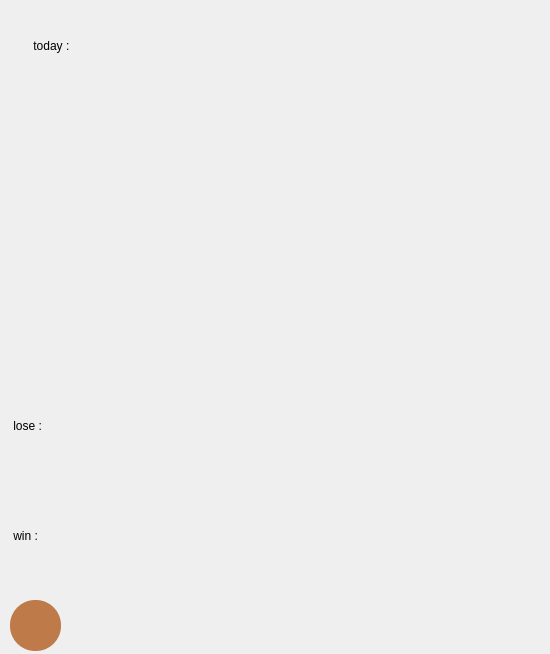
<?xml version="1.0" encoding="UTF-8"?>
<ui version="4.0">
 <class>History</class>
 <widget class="QMainWindow" name="History">
  <property name="geometry">
   <rect>
    <x>0</x>
    <y>0</y>
    <width>550</width>
    <height>654</height>
   </rect>
  </property>
  <property name="windowTitle">
   <string>MainWindow</string>
  </property>
  <widget class="QWidget" name="centralwidget">
   <widget class="QLabel" name="background">
    <property name="geometry">
     <rect>
      <x>0</x>
      <y>0</y>
      <width>550</width>
      <height>654</height>
     </rect>
    </property>
    <property name="styleSheet">
     <string notr="true">border-image: url(:/Prefix/resource/background3.jpeg);</string>
    </property>
    <property name="text">
     <string/>
    </property>
   </widget>
   <widget class="QLabel" name="label_2">
    <property name="geometry">
     <rect>
      <x>10</x>
      <y>510</y>
      <width>131</width>
      <height>51</height>
     </rect>
    </property>
    <property name="styleSheet">
     <string notr="true">font: 21pt &quot;Snap ITC&quot;;
color: rgb(0, 0, 0);</string>
    </property>
    <property name="text">
     <string> win : </string>
    </property>
   </widget>
   <widget class="QLabel" name="label_3">
    <property name="geometry">
     <rect>
      <x>10</x>
      <y>390</y>
      <width>141</width>
      <height>71</height>
     </rect>
    </property>
    <property name="styleSheet">
     <string notr="true">font: 21pt &quot;Snap ITC&quot;;
color: rgb(0, 0, 0);</string>
    </property>
    <property name="text">
     <string> lose : </string>
    </property>
   </widget>
   <widget class="QLabel" name="lose">
    <property name="geometry">
     <rect>
      <x>150</x>
      <y>400</y>
      <width>231</width>
      <height>51</height>
     </rect>
    </property>
    <property name="styleSheet">
     <string notr="true">font: 21pt &quot;Snap ITC&quot;;
color: rgb(0, 0, 0);</string>
    </property>
    <property name="text">
     <string/>
    </property>
   </widget>
   <widget class="QLabel" name="win">
    <property name="geometry">
     <rect>
      <x>140</x>
      <y>510</y>
      <width>271</width>
      <height>51</height>
     </rect>
    </property>
    <property name="styleSheet">
     <string notr="true">font: 21pt &quot;Snap ITC&quot;;
color: rgb(0, 0, 0);</string>
    </property>
    <property name="text">
     <string/>
    </property>
   </widget>
   <widget class="QWidget" name="widget" native="true">
    <property name="geometry">
     <rect>
      <x>0</x>
      <y>0</y>
      <width>580</width>
      <height>600</height>
     </rect>
    </property>
    <property name="styleSheet">
     <string notr="true">QPushButton#backButton{ 
border-image: url(:/Prefix/resource/back-button_93634.png);
background-color: rgb(130,77,46);
border-radius:25px;
}
QPushButton#backButton:hover{ 
border-image: url(:/Prefix/resource/back-button_93634.png);
background-color: rgb(190,122,73);
border-radius:25px;
}
QPushButton#backButton:pressed{ 
padding-left:5px;
padding-top:5px;
background-color:rgb(216,148,99);
}</string>
    </property>
   </widget>
   <widget class="QLabel" name="skelet">
    <property name="geometry">
     <rect>
      <x>-10</x>
      <y>90</y>
      <width>161</width>
      <height>201</height>
     </rect>
    </property>
    <property name="styleSheet">
     <string notr="true">border-image: url(:/Prefix/resource/19_Halloween_Clipart_PNG__Ghost_Clipart_PNG__Ghost_PNG__Commercial_Use_digital_Download_card_Making_clip_Art_digital_Craft_-_Etsy-removebg-preview.png);</string>
    </property>
    <property name="text">
     <string/>
    </property>
   </widget>
   <widget class="QLabel" name="skelet_2">
    <property name="geometry">
     <rect>
      <x>240</x>
      <y>-10</y>
      <width>321</width>
      <height>371</height>
     </rect>
    </property>
    <property name="styleSheet">
     <string notr="true">border-image: url(:/Prefix/resource/Car_Sticker_Funny_Halloween_Ghost_Sticker_Weatherproof_Outdoor_Vinyl_Sticker_Customizable-removebg-preview.png);</string>
    </property>
    <property name="text">
     <string/>
    </property>
   </widget>
   <widget class="QLabel" name="skelet_3">
    <property name="geometry">
     <rect>
      <x>0</x>
      <y>160</y>
      <width>161</width>
      <height>201</height>
     </rect>
    </property>
    <property name="styleSheet">
     <string notr="true">border-image: url(:/Prefix/resource/cute_ghost_face_emoji_cute_ghost_face_emoji_transparent_png-removebg-preview.png);</string>
    </property>
    <property name="text">
     <string/>
    </property>
   </widget>
   <widget class="QLabel" name="skelet_4">
    <property name="geometry">
     <rect>
      <x>370</x>
      <y>470</y>
      <width>151</width>
      <height>141</height>
     </rect>
    </property>
    <property name="styleSheet">
     <string notr="true">border-image: url(:/Prefix/resource/gostA.png);</string>
    </property>
    <property name="text">
     <string/>
    </property>
   </widget>
   <widget class="QLabel" name="skelet_5">
    <property name="geometry">
     <rect>
      <x>70</x>
      <y>100</y>
      <width>161</width>
      <height>201</height>
     </rect>
    </property>
    <property name="styleSheet">
     <string notr="true">border-image: url(:/Prefix/resource/Line_Art_Ghost_Halloween__Ghost_Drawing__Halloween_Drawing__Ghost_Sketch_PNG_Transparent_Clipart_Image_and_PSD_File_for_Free_Download-removebg-preview.png);</string>
    </property>
    <property name="text">
     <string/>
    </property>
   </widget>
   <widget class="QLabel" name="skelet_6">
    <property name="geometry">
     <rect>
      <x>370</x>
      <y>310</y>
      <width>161</width>
      <height>201</height>
     </rect>
    </property>
    <property name="styleSheet">
     <string notr="true">border-image: url(:/Prefix/resource/download__3_-removebg-preview.png);</string>
    </property>
    <property name="text">
     <string/>
    </property>
   </widget>
   <widget class="QPushButton" name="backButton">
    <property name="geometry">
     <rect>
      <x>10</x>
      <y>600</y>
      <width>51</width>
      <height>51</height>
     </rect>
    </property>
    <property name="styleSheet">
     <string notr="true">QPushButton#backButton{ 
border-image: url(:/Prefix/resource/back-button_93634.png);

background-color: rgb(190,122,73);
border-radius:25px;
}
QPushButton#backButton:hover{ 
border-image: url(:/Prefix/resource/back-button_93634.png);
background-color: rgb(130,77,46);
border-radius:25px;
}
QPushButton#backButton:pressed{ 
padding-left:5px;
padding-top:5px;
background-color:rgb(216,148,99);
}</string>
    </property>
    <property name="text">
     <string/>
    </property>
   </widget>
   <widget class="QLabel" name="label">
    <property name="geometry">
     <rect>
      <x>30</x>
      <y>10</y>
      <width>161</width>
      <height>71</height>
     </rect>
    </property>
    <property name="styleSheet">
     <string notr="true">font: 18pt &quot;Snap ITC&quot;;
color: rgb(0, 0, 0);</string>
    </property>
    <property name="text">
     <string> today :</string>
    </property>
   </widget>
   <widget class="QTextBrowser" name="today">
    <property name="geometry">
     <rect>
      <x>150</x>
      <y>30</y>
      <width>201</width>
      <height>71</height>
     </rect>
    </property>
    <property name="styleSheet">
     <string notr="true">background-color: rgba(0,0,0,0);
border:none;
font: 14pt &quot;Snap ITC&quot;;
color: rgb(0, 0, 0);</string>
    </property>
   </widget>
   <zorder>widget</zorder>
   <zorder>background</zorder>
   <zorder>label_2</zorder>
   <zorder>win</zorder>
   <zorder>label_3</zorder>
   <zorder>skelet</zorder>
   <zorder>skelet_2</zorder>
   <zorder>skelet_3</zorder>
   <zorder>skelet_4</zorder>
   <zorder>skelet_5</zorder>
   <zorder>skelet_6</zorder>
   <zorder>lose</zorder>
   <zorder>backButton</zorder>
   <zorder>label</zorder>
   <zorder>today</zorder>
  </widget>
 </widget>
 <resources/>
 <connections/>
</ui>
